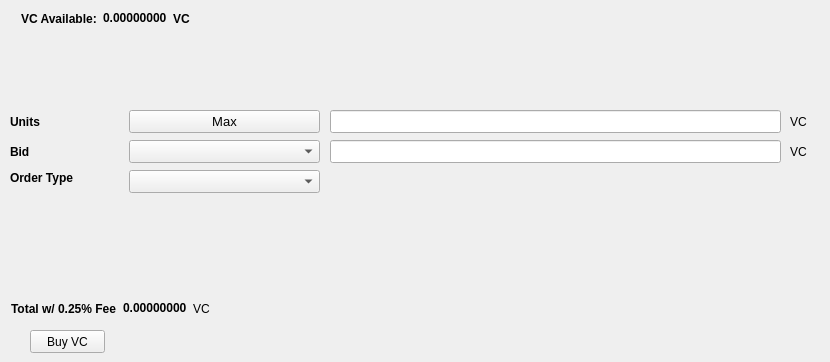
   <widget class="QWidget" name="BuyTab">
    <attribute name="title">
     <string>Buy</string>
    </attribute>
    <widget class="QPushButton" name="BuyVC">
     <property name="geometry">
      <rect>
       <x>30</x>
       <y>330</y>
       <width>75</width>
       <height>23</height>
      </rect>
     </property>
     <property name="text">
      <string>Buy VC</string>
     </property>
    </widget>
    <widget class="QLabel" name="label_3">
     <property name="geometry">
      <rect>
       <x>10</x>
       <y>110</y>
       <width>46</width>
       <height>23</height>
      </rect>
     </property>
     <property name="font">
      <font>
       <weight>75</weight>
       <bold>true</bold>
      </font>
     </property>
     <property name="text">
      <string>Units</string>
     </property>
    </widget>
    <widget class="QLineEdit" name="UnitsInput">
     <property name="geometry">
      <rect>
       <x>330</x>
       <y>110</y>
       <width>451</width>
       <height>23</height>
      </rect>
     </property>
     <property name="font">
      <font>
       <pointsize>9</pointsize>
       <weight>75</weight>
       <bold>true</bold>
      </font>
     </property>
    </widget>
    <widget class="QLineEdit" name="BuyBidPriceEdit">
     <property name="geometry">
      <rect>
       <x>330</x>
       <y>140</y>
       <width>451</width>
       <height>23</height>
      </rect>
     </property>
     <property name="font">
      <font>
       <pointsize>9</pointsize>
       <weight>75</weight>
       <bold>true</bold>
      </font>
     </property>
    </widget>
    <widget class="QLabel" name="label_4">
     <property name="geometry">
      <rect>
       <x>790</x>
       <y>110</y>
       <width>31</width>
       <height>23</height>
      </rect>
     </property>
     <property name="text">
      <string>VC</string>
     </property>
    </widget>
    <widget class="QLabel" name="label_5">
     <property name="geometry">
      <rect>
       <x>790</x>
       <y>140</y>
       <width>21</width>
       <height>23</height>
      </rect>
     </property>
     <property name="text">
      <string>VC</string>
     </property>
    </widget>
    <widget class="QLabel" name="label_6">
     <property name="geometry">
      <rect>
       <x>10</x>
       <y>140</y>
       <width>46</width>
       <height>23</height>
      </rect>
     </property>
     <property name="font">
      <font>
       <weight>75</weight>
       <bold>true</bold>
      </font>
     </property>
     <property name="text">
      <string>Bid</string>
     </property>
    </widget>
    <widget class="QLabel" name="label_7">
     <property name="geometry">
      <rect>
       <x>10</x>
       <y>170</y>
       <width>71</width>
       <height>16</height>
      </rect>
     </property>
     <property name="font">
      <font>
       <weight>75</weight>
       <bold>true</bold>
      </font>
     </property>
     <property name="text">
      <string>Order Type</string>
     </property>
    </widget>
    <widget class="QPushButton" name="Buy_Max_Amount">
     <property name="geometry">
      <rect>
       <x>129</x>
       <y>110</y>
       <width>191</width>
       <height>23</height>
      </rect>
     </property>
     <property name="font">
      <font>
       <pointsize>10</pointsize>
      </font>
     </property>
     <property name="text">
      <string>Max</string>
     </property>
    </widget>
    <widget class="QComboBox" name="BuyBidcomboBox">
     <property name="geometry">
      <rect>
       <x>129</x>
       <y>140</y>
       <width>191</width>
       <height>23</height>
      </rect>
     </property>
     <property name="font">
      <font>
       <pointsize>10</pointsize>
      </font>
     </property>
    </widget>
    <widget class="QComboBox" name="buyOrdertypeCombo">
     <property name="geometry">
      <rect>
       <x>129</x>
       <y>170</y>
       <width>191</width>
       <height>23</height>
      </rect>
     </property>
     <property name="font">
      <font>
       <pointsize>10</pointsize>
      </font>
     </property>
    </widget>
    <widget class="QWidget" name="layoutWidget">
     <property name="geometry">
      <rect>
       <x>21</x>
       <y>11</y>
       <width>180</width>
       <height>15</height>
      </rect>
     </property>
     <layout class="QHBoxLayout" name="horizontalLayout_3">
      <item>
       <widget class="QLabel" name="label232">
        <property name="font">
         <font>
          <weight>75</weight>
          <bold>true</bold>
         </font>
        </property>
        <property name="text">
         <string>VC Available:</string>
        </property>
       </widget>
      </item>
      <item>
       <widget class="QLabel" name="EvoAvailableLbl">
        <property name="palette">
         <palette>
          <active>
           <colorrole role="WindowText">
            <brush brushstyle="SolidPattern">
             <color alpha="255">
              <red>0</red>
              <green>0</green>
              <blue>0</blue>
             </color>
            </brush>
           </colorrole>
           <colorrole role="Button">
            <brush brushstyle="SolidPattern">
             <color alpha="255">
              <red>0</red>
              <green>170</green>
              <blue>0</blue>
             </color>
            </brush>
           </colorrole>
           <colorrole role="Light">
            <brush brushstyle="SolidPattern">
             <color alpha="255">
              <red>0</red>
              <green>255</green>
              <blue>0</blue>
             </color>
            </brush>
           </colorrole>
           <colorrole role="Midlight">
            <brush brushstyle="SolidPattern">
             <color alpha="255">
              <red>0</red>
              <green>212</green>
              <blue>0</blue>
             </color>
            </brush>
           </colorrole>
           <colorrole role="Dark">
            <brush brushstyle="SolidPattern">
             <color alpha="255">
              <red>0</red>
              <green>85</green>
              <blue>0</blue>
             </color>
            </brush>
           </colorrole>
           <colorrole role="Mid">
            <brush brushstyle="SolidPattern">
             <color alpha="255">
              <red>0</red>
              <green>113</green>
              <blue>0</blue>
             </color>
            </brush>
           </colorrole>
           <colorrole role="Text">
            <brush brushstyle="SolidPattern">
             <color alpha="255">
              <red>0</red>
              <green>170</green>
              <blue>0</blue>
             </color>
            </brush>
           </colorrole>
           <colorrole role="BrightText">
            <brush brushstyle="SolidPattern">
             <color alpha="255">
              <red>255</red>
              <green>255</green>
              <blue>255</blue>
             </color>
            </brush>
           </colorrole>
           <colorrole role="ButtonText">
            <brush brushstyle="SolidPattern">
             <color alpha="255">
              <red>0</red>
              <green>0</green>
              <blue>0</blue>
             </color>
            </brush>
           </colorrole>
           <colorrole role="Base">
            <brush brushstyle="SolidPattern">
             <color alpha="255">
              <red>255</red>
              <green>255</green>
              <blue>255</blue>
             </color>
            </brush>
           </colorrole>
           <colorrole role="Window">
            <brush brushstyle="SolidPattern">
             <color alpha="255">
              <red>0</red>
              <green>170</green>
              <blue>0</blue>
             </color>
            </brush>
           </colorrole>
           <colorrole role="Shadow">
            <brush brushstyle="SolidPattern">
             <color alpha="255">
              <red>0</red>
              <green>0</green>
              <blue>0</blue>
             </color>
            </brush>
           </colorrole>
           <colorrole role="AlternateBase">
            <brush brushstyle="SolidPattern">
             <color alpha="255">
              <red>127</red>
              <green>212</green>
              <blue>127</blue>
             </color>
            </brush>
           </colorrole>
           <colorrole role="ToolTipBase">
            <brush brushstyle="SolidPattern">
             <color alpha="255">
              <red>255</red>
              <green>255</green>
              <blue>220</blue>
             </color>
            </brush>
           </colorrole>
           <colorrole role="ToolTipText">
            <brush brushstyle="SolidPattern">
             <color alpha="255">
              <red>0</red>
              <green>0</green>
              <blue>0</blue>
             </color>
            </brush>
           </colorrole>
          </active>
          <inactive>
           <colorrole role="WindowText">
            <brush brushstyle="SolidPattern">
             <color alpha="255">
              <red>0</red>
              <green>0</green>
              <blue>0</blue>
             </color>
            </brush>
           </colorrole>
           <colorrole role="Button">
            <brush brushstyle="SolidPattern">
             <color alpha="255">
              <red>0</red>
              <green>170</green>
              <blue>0</blue>
             </color>
            </brush>
           </colorrole>
           <colorrole role="Light">
            <brush brushstyle="SolidPattern">
             <color alpha="255">
              <red>0</red>
              <green>255</green>
              <blue>0</blue>
             </color>
            </brush>
           </colorrole>
           <colorrole role="Midlight">
            <brush brushstyle="SolidPattern">
             <color alpha="255">
              <red>0</red>
              <green>212</green>
              <blue>0</blue>
             </color>
            </brush>
           </colorrole>
           <colorrole role="Dark">
            <brush brushstyle="SolidPattern">
             <color alpha="255">
              <red>0</red>
              <green>85</green>
              <blue>0</blue>
             </color>
            </brush>
           </colorrole>
           <colorrole role="Mid">
            <brush brushstyle="SolidPattern">
             <color alpha="255">
              <red>0</red>
              <green>113</green>
              <blue>0</blue>
             </color>
            </brush>
           </colorrole>
           <colorrole role="Text">
            <brush brushstyle="SolidPattern">
             <color alpha="255">
              <red>0</red>
              <green>170</green>
              <blue>0</blue>
             </color>
            </brush>
           </colorrole>
           <colorrole role="BrightText">
            <brush brushstyle="SolidPattern">
             <color alpha="255">
              <red>255</red>
              <green>255</green>
              <blue>255</blue>
             </color>
            </brush>
           </colorrole>
           <colorrole role="ButtonText">
            <brush brushstyle="SolidPattern">
             <color alpha="255">
              <red>0</red>
              <green>0</green>
              <blue>0</blue>
             </color>
            </brush>
           </colorrole>
           <colorrole role="Base">
            <brush brushstyle="SolidPattern">
             <color alpha="255">
              <red>255</red>
              <green>255</green>
              <blue>255</blue>
             </color>
            </brush>
           </colorrole>
           <colorrole role="Window">
            <brush brushstyle="SolidPattern">
             <color alpha="255">
              <red>0</red>
              <green>170</green>
              <blue>0</blue>
             </color>
            </brush>
           </colorrole>
           <colorrole role="Shadow">
            <brush brushstyle="SolidPattern">
             <color alpha="255">
              <red>0</red>
              <green>0</green>
              <blue>0</blue>
             </color>
            </brush>
           </colorrole>
           <colorrole role="AlternateBase">
            <brush brushstyle="SolidPattern">
             <color alpha="255">
              <red>127</red>
              <green>212</green>
              <blue>127</blue>
             </color>
            </brush>
           </colorrole>
           <colorrole role="ToolTipBase">
            <brush brushstyle="SolidPattern">
             <color alpha="255">
              <red>255</red>
              <green>255</green>
              <blue>220</blue>
             </color>
            </brush>
           </colorrole>
           <colorrole role="ToolTipText">
            <brush brushstyle="SolidPattern">
             <color alpha="255">
              <red>0</red>
              <green>0</green>
              <blue>0</blue>
             </color>
            </brush>
           </colorrole>
          </inactive>
          <disabled>
           <colorrole role="WindowText">
            <brush brushstyle="SolidPattern">
             <color alpha="255">
              <red>0</red>
              <green>85</green>
              <blue>0</blue>
             </color>
            </brush>
           </colorrole>
           <colorrole role="Button">
            <brush brushstyle="SolidPattern">
             <color alpha="255">
              <red>0</red>
              <green>170</green>
              <blue>0</blue>
             </color>
            </brush>
           </colorrole>
           <colorrole role="Light">
            <brush brushstyle="SolidPattern">
             <color alpha="255">
              <red>0</red>
              <green>255</green>
              <blue>0</blue>
             </color>
            </brush>
           </colorrole>
           <colorrole role="Midlight">
            <brush brushstyle="SolidPattern">
             <color alpha="255">
              <red>0</red>
              <green>212</green>
              <blue>0</blue>
             </color>
            </brush>
           </colorrole>
           <colorrole role="Dark">
            <brush brushstyle="SolidPattern">
             <color alpha="255">
              <red>0</red>
              <green>85</green>
              <blue>0</blue>
             </color>
            </brush>
           </colorrole>
           <colorrole role="Mid">
            <brush brushstyle="SolidPattern">
             <color alpha="255">
              <red>0</red>
              <green>113</green>
              <blue>0</blue>
             </color>
            </brush>
           </colorrole>
           <colorrole role="Text">
            <brush brushstyle="SolidPattern">
             <color alpha="255">
              <red>0</red>
              <green>85</green>
              <blue>0</blue>
             </color>
            </brush>
           </colorrole>
           <colorrole role="BrightText">
            <brush brushstyle="SolidPattern">
             <color alpha="255">
              <red>255</red>
              <green>255</green>
              <blue>255</blue>
             </color>
            </brush>
           </colorrole>
           <colorrole role="ButtonText">
            <brush brushstyle="SolidPattern">
             <color alpha="255">
              <red>0</red>
              <green>85</green>
              <blue>0</blue>
             </color>
            </brush>
           </colorrole>
           <colorrole role="Base">
            <brush brushstyle="SolidPattern">
             <color alpha="255">
              <red>0</red>
              <green>170</green>
              <blue>0</blue>
             </color>
            </brush>
           </colorrole>
           <colorrole role="Window">
            <brush brushstyle="SolidPattern">
             <color alpha="255">
              <red>0</red>
              <green>170</green>
              <blue>0</blue>
             </color>
            </brush>
           </colorrole>
           <colorrole role="Shadow">
            <brush brushstyle="SolidPattern">
             <color alpha="255">
              <red>0</red>
              <green>0</green>
              <blue>0</blue>
             </color>
            </brush>
           </colorrole>
           <colorrole role="AlternateBase">
            <brush brushstyle="SolidPattern">
             <color alpha="255">
              <red>0</red>
              <green>170</green>
              <blue>0</blue>
             </color>
            </brush>
           </colorrole>
           <colorrole role="ToolTipBase">
            <brush brushstyle="SolidPattern">
             <color alpha="255">
              <red>255</red>
              <green>255</green>
              <blue>220</blue>
             </color>
            </brush>
           </colorrole>
           <colorrole role="ToolTipText">
            <brush brushstyle="SolidPattern">
             <color alpha="255">
              <red>0</red>
              <green>0</green>
              <blue>0</blue>
             </color>
            </brush>
           </colorrole>
          </disabled>
         </palette>
        </property>
        <property name="font">
         <font>
          <weight>75</weight>
          <bold>true</bold>
         </font>
        </property>
        <property name="text">
         <string>0.00000000</string>
        </property>
        <property name="textInteractionFlags">
         <set>Qt::LinksAccessibleByMouse|Qt::TextSelectableByKeyboard|Qt::TextSelectableByMouse</set>
        </property>
       </widget>
      </item>
      <item>
       <widget class="QLabel" name="EvoAvailableLbl_2">
        <property name="font">
         <font>
          <weight>75</weight>
          <bold>true</bold>
         </font>
        </property>
        <property name="text">
         <string>VC</string>
        </property>
       </widget>
      </item>
     </layout>
    </widget>
    <widget class="QWidget" name="layoutWidget">
     <property name="geometry">
      <rect>
       <x>11</x>
       <y>301</y>
       <width>209</width>
       <height>15</height>
      </rect>
     </property>
     <layout class="QHBoxLayout" name="horizontalLayout_4">
      <item>
       <widget class="QLabel" name="label_9">
        <property name="font">
         <font>
          <weight>75</weight>
          <bold>true</bold>
         </font>
        </property>
        <property name="text">
         <string>Total w/ 0.25% Fee</string>
        </property>
       </widget>
      </item>
      <item>
       <widget class="QLabel" name="BuyCostLabel">
        <property name="palette">
         <palette>
          <active>
           <colorrole role="WindowText">
            <brush brushstyle="SolidPattern">
             <color alpha="255">
              <red>0</red>
              <green>0</green>
              <blue>0</blue>
             </color>
            </brush>
           </colorrole>
           <colorrole role="Button">
            <brush brushstyle="SolidPattern">
             <color alpha="255">
              <red>0</red>
              <green>170</green>
              <blue>0</blue>
             </color>
            </brush>
           </colorrole>
           <colorrole role="Light">
            <brush brushstyle="SolidPattern">
             <color alpha="255">
              <red>0</red>
              <green>255</green>
              <blue>0</blue>
             </color>
            </brush>
           </colorrole>
           <colorrole role="Midlight">
            <brush brushstyle="SolidPattern">
             <color alpha="255">
              <red>0</red>
              <green>212</green>
              <blue>0</blue>
             </color>
            </brush>
           </colorrole>
           <colorrole role="Dark">
            <brush brushstyle="SolidPattern">
             <color alpha="255">
              <red>0</red>
              <green>85</green>
              <blue>0</blue>
             </color>
            </brush>
           </colorrole>
           <colorrole role="Mid">
            <brush brushstyle="SolidPattern">
             <color alpha="255">
              <red>0</red>
              <green>113</green>
              <blue>0</blue>
             </color>
            </brush>
           </colorrole>
           <colorrole role="Text">
            <brush brushstyle="SolidPattern">
             <color alpha="255">
              <red>0</red>
              <green>170</green>
              <blue>0</blue>
             </color>
            </brush>
           </colorrole>
           <colorrole role="BrightText">
            <brush brushstyle="SolidPattern">
             <color alpha="255">
              <red>255</red>
              <green>255</green>
              <blue>255</blue>
             </color>
            </brush>
           </colorrole>
           <colorrole role="ButtonText">
            <brush brushstyle="SolidPattern">
             <color alpha="255">
              <red>0</red>
              <green>0</green>
              <blue>0</blue>
             </color>
            </brush>
           </colorrole>
           <colorrole role="Base">
            <brush brushstyle="SolidPattern">
             <color alpha="255">
              <red>255</red>
              <green>255</green>
              <blue>255</blue>
             </color>
            </brush>
           </colorrole>
           <colorrole role="Window">
            <brush brushstyle="SolidPattern">
             <color alpha="255">
              <red>0</red>
              <green>170</green>
              <blue>0</blue>
             </color>
            </brush>
           </colorrole>
           <colorrole role="Shadow">
            <brush brushstyle="SolidPattern">
             <color alpha="255">
              <red>0</red>
              <green>0</green>
              <blue>0</blue>
             </color>
            </brush>
           </colorrole>
           <colorrole role="AlternateBase">
            <brush brushstyle="SolidPattern">
             <color alpha="255">
              <red>127</red>
              <green>212</green>
              <blue>127</blue>
             </color>
            </brush>
           </colorrole>
           <colorrole role="ToolTipBase">
            <brush brushstyle="SolidPattern">
             <color alpha="255">
              <red>255</red>
              <green>255</green>
              <blue>220</blue>
             </color>
            </brush>
           </colorrole>
           <colorrole role="ToolTipText">
            <brush brushstyle="SolidPattern">
             <color alpha="255">
              <red>0</red>
              <green>0</green>
              <blue>0</blue>
             </color>
            </brush>
           </colorrole>
          </active>
          <inactive>
           <colorrole role="WindowText">
            <brush brushstyle="SolidPattern">
             <color alpha="255">
              <red>0</red>
              <green>0</green>
              <blue>0</blue>
             </color>
            </brush>
           </colorrole>
           <colorrole role="Button">
            <brush brushstyle="SolidPattern">
             <color alpha="255">
              <red>0</red>
              <green>170</green>
              <blue>0</blue>
             </color>
            </brush>
           </colorrole>
           <colorrole role="Light">
            <brush brushstyle="SolidPattern">
             <color alpha="255">
              <red>0</red>
              <green>255</green>
              <blue>0</blue>
             </color>
            </brush>
           </colorrole>
           <colorrole role="Midlight">
            <brush brushstyle="SolidPattern">
             <color alpha="255">
              <red>0</red>
              <green>212</green>
              <blue>0</blue>
             </color>
            </brush>
           </colorrole>
           <colorrole role="Dark">
            <brush brushstyle="SolidPattern">
             <color alpha="255">
              <red>0</red>
              <green>85</green>
              <blue>0</blue>
             </color>
            </brush>
           </colorrole>
           <colorrole role="Mid">
            <brush brushstyle="SolidPattern">
             <color alpha="255">
              <red>0</red>
              <green>113</green>
              <blue>0</blue>
             </color>
            </brush>
           </colorrole>
           <colorrole role="Text">
            <brush brushstyle="SolidPattern">
             <color alpha="255">
              <red>0</red>
              <green>170</green>
              <blue>0</blue>
             </color>
            </brush>
           </colorrole>
           <colorrole role="BrightText">
            <brush brushstyle="SolidPattern">
             <color alpha="255">
              <red>255</red>
              <green>255</green>
              <blue>255</blue>
             </color>
            </brush>
           </colorrole>
           <colorrole role="ButtonText">
            <brush brushstyle="SolidPattern">
             <color alpha="255">
              <red>0</red>
              <green>0</green>
              <blue>0</blue>
             </color>
            </brush>
           </colorrole>
           <colorrole role="Base">
            <brush brushstyle="SolidPattern">
             <color alpha="255">
              <red>255</red>
              <green>255</green>
              <blue>255</blue>
             </color>
            </brush>
           </colorrole>
           <colorrole role="Window">
            <brush brushstyle="SolidPattern">
             <color alpha="255">
              <red>0</red>
              <green>170</green>
              <blue>0</blue>
             </color>
            </brush>
           </colorrole>
           <colorrole role="Shadow">
            <brush brushstyle="SolidPattern">
             <color alpha="255">
              <red>0</red>
              <green>0</green>
              <blue>0</blue>
             </color>
            </brush>
           </colorrole>
           <colorrole role="AlternateBase">
            <brush brushstyle="SolidPattern">
             <color alpha="255">
              <red>127</red>
              <green>212</green>
              <blue>127</blue>
             </color>
            </brush>
           </colorrole>
           <colorrole role="ToolTipBase">
            <brush brushstyle="SolidPattern">
             <color alpha="255">
              <red>255</red>
              <green>255</green>
              <blue>220</blue>
             </color>
            </brush>
           </colorrole>
           <colorrole role="ToolTipText">
            <brush brushstyle="SolidPattern">
             <color alpha="255">
              <red>0</red>
              <green>0</green>
              <blue>0</blue>
             </color>
            </brush>
           </colorrole>
          </inactive>
          <disabled>
           <colorrole role="WindowText">
            <brush brushstyle="SolidPattern">
             <color alpha="255">
              <red>0</red>
              <green>85</green>
              <blue>0</blue>
             </color>
            </brush>
           </colorrole>
           <colorrole role="Button">
            <brush brushstyle="SolidPattern">
             <color alpha="255">
              <red>0</red>
              <green>170</green>
              <blue>0</blue>
             </color>
            </brush>
           </colorrole>
           <colorrole role="Light">
            <brush brushstyle="SolidPattern">
             <color alpha="255">
              <red>0</red>
              <green>255</green>
              <blue>0</blue>
             </color>
            </brush>
           </colorrole>
           <colorrole role="Midlight">
            <brush brushstyle="SolidPattern">
             <color alpha="255">
              <red>0</red>
              <green>212</green>
              <blue>0</blue>
             </color>
            </brush>
           </colorrole>
           <colorrole role="Dark">
            <brush brushstyle="SolidPattern">
             <color alpha="255">
              <red>0</red>
              <green>85</green>
              <blue>0</blue>
             </color>
            </brush>
           </colorrole>
           <colorrole role="Mid">
            <brush brushstyle="SolidPattern">
             <color alpha="255">
              <red>0</red>
              <green>113</green>
              <blue>0</blue>
             </color>
            </brush>
           </colorrole>
           <colorrole role="Text">
            <brush brushstyle="SolidPattern">
             <color alpha="255">
              <red>0</red>
              <green>85</green>
              <blue>0</blue>
             </color>
            </brush>
           </colorrole>
           <colorrole role="BrightText">
            <brush brushstyle="SolidPattern">
             <color alpha="255">
              <red>255</red>
              <green>255</green>
              <blue>255</blue>
             </color>
            </brush>
           </colorrole>
           <colorrole role="ButtonText">
            <brush brushstyle="SolidPattern">
             <color alpha="255">
              <red>0</red>
              <green>85</green>
              <blue>0</blue>
             </color>
            </brush>
           </colorrole>
           <colorrole role="Base">
            <brush brushstyle="SolidPattern">
             <color alpha="255">
              <red>0</red>
              <green>170</green>
              <blue>0</blue>
             </color>
            </brush>
           </colorrole>
           <colorrole role="Window">
            <brush brushstyle="SolidPattern">
             <color alpha="255">
              <red>0</red>
              <green>170</green>
              <blue>0</blue>
             </color>
            </brush>
           </colorrole>
           <colorrole role="Shadow">
            <brush brushstyle="SolidPattern">
             <color alpha="255">
              <red>0</red>
              <green>0</green>
              <blue>0</blue>
             </color>
            </brush>
           </colorrole>
           <colorrole role="AlternateBase">
            <brush brushstyle="SolidPattern">
             <color alpha="255">
              <red>0</red>
              <green>170</green>
              <blue>0</blue>
             </color>
            </brush>
           </colorrole>
           <colorrole role="ToolTipBase">
            <brush brushstyle="SolidPattern">
             <color alpha="255">
              <red>255</red>
              <green>255</green>
              <blue>220</blue>
             </color>
            </brush>
           </colorrole>
           <colorrole role="ToolTipText">
            <brush brushstyle="SolidPattern">
             <color alpha="255">
              <red>0</red>
              <green>0</green>
              <blue>0</blue>
             </color>
            </brush>
           </colorrole>
          </disabled>
         </palette>
        </property>
        <property name="font">
         <font>
          <weight>75</weight>
          <bold>true</bold>
         </font>
        </property>
        <property name="autoFillBackground">
         <bool>false</bool>
        </property>
        <property name="text">
         <string>0.00000000</string>
        </property>
        <property name="textInteractionFlags">
         <set>Qt::LinksAccessibleByMouse|Qt::TextSelectableByMouse</set>
        </property>
       </widget>
      </item>
      <item>
       <widget class="QLabel" name="label_10">
        <property name="font">
         <font>
          <weight>50</weight>
          <bold>false</bold>
         </font>
        </property>
        <property name="text">
         <string>VC</string>
        </property>
       </widget>
      </item>
     </layout>
    </widget>
   </widget>
